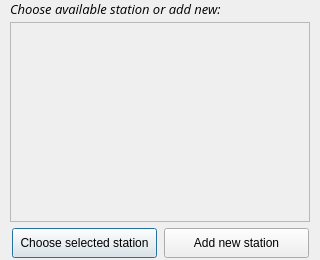
<?xml version="1.0" encoding="UTF-8"?>
<ui version="4.0">
 <class>Dialog</class>
 <widget class="QDialog" name="Dialog">
  <property name="geometry">
   <rect>
    <x>0</x>
    <y>0</y>
    <width>320</width>
    <height>260</height>
   </rect>
  </property>
  <property name="sizePolicy">
   <sizepolicy hsizetype="Fixed" vsizetype="Fixed">
    <horstretch>0</horstretch>
    <verstretch>0</verstretch>
   </sizepolicy>
  </property>
  <property name="minimumSize">
   <size>
    <width>320</width>
    <height>260</height>
   </size>
  </property>
  <property name="maximumSize">
   <size>
    <width>320</width>
    <height>260</height>
   </size>
  </property>
  <property name="windowTitle">
   <string>Dialog</string>
  </property>
  <widget class="QWidget" name="verticalLayoutWidget">
   <property name="geometry">
    <rect>
     <x>10</x>
     <y>0</y>
     <width>302</width>
     <height>259</height>
    </rect>
   </property>
   <layout class="QVBoxLayout" name="main_layout">
    <property name="spacing">
     <number>5</number>
    </property>
    <item>
     <widget class="QLabel" name="choose_station_text_label">
      <property name="sizePolicy">
       <sizepolicy hsizetype="Fixed" vsizetype="Fixed">
        <horstretch>0</horstretch>
        <verstretch>0</verstretch>
       </sizepolicy>
      </property>
      <property name="minimumSize">
       <size>
        <width>300</width>
        <height>15</height>
       </size>
      </property>
      <property name="maximumSize">
       <size>
        <width>300</width>
        <height>15</height>
       </size>
      </property>
      <property name="font">
       <font>
        <family>Open Sans</family>
        <pointsize>10</pointsize>
        <italic>true</italic>
       </font>
      </property>
      <property name="text">
       <string>Choose available station or add new:</string>
      </property>
     </widget>
    </item>
    <item>
     <widget class="QScrollArea" name="available_stations_scroll_area">
      <property name="sizePolicy">
       <sizepolicy hsizetype="Fixed" vsizetype="Fixed">
        <horstretch>0</horstretch>
        <verstretch>0</verstretch>
       </sizepolicy>
      </property>
      <property name="minimumSize">
       <size>
        <width>300</width>
        <height>200</height>
       </size>
      </property>
      <property name="maximumSize">
       <size>
        <width>300</width>
        <height>200</height>
       </size>
      </property>
      <property name="widgetResizable">
       <bool>true</bool>
      </property>
      <widget class="QWidget" name="scrollAreaWidgetContents">
       <property name="geometry">
        <rect>
         <x>0</x>
         <y>0</y>
         <width>298</width>
         <height>198</height>
        </rect>
       </property>
      </widget>
     </widget>
    </item>
    <item>
     <layout class="QHBoxLayout" name="buttons_layout">
      <item>
       <widget class="QPushButton" name="choose_selected_station_button">
        <property name="sizePolicy">
         <sizepolicy hsizetype="Fixed" vsizetype="Fixed">
          <horstretch>0</horstretch>
          <verstretch>0</verstretch>
         </sizepolicy>
        </property>
        <property name="minimumSize">
         <size>
          <width>145</width>
          <height>30</height>
         </size>
        </property>
        <property name="maximumSize">
         <size>
          <width>145</width>
          <height>30</height>
         </size>
        </property>
        <property name="text">
         <string>Choose selected station</string>
        </property>
       </widget>
      </item>
      <item>
       <widget class="QPushButton" name="add_new_station_button">
        <property name="sizePolicy">
         <sizepolicy hsizetype="Fixed" vsizetype="Fixed">
          <horstretch>0</horstretch>
          <verstretch>0</verstretch>
         </sizepolicy>
        </property>
        <property name="minimumSize">
         <size>
          <width>145</width>
          <height>30</height>
         </size>
        </property>
        <property name="maximumSize">
         <size>
          <width>145</width>
          <height>30</height>
         </size>
        </property>
        <property name="text">
         <string>Add new station</string>
        </property>
       </widget>
      </item>
     </layout>
    </item>
   </layout>
  </widget>
 </widget>
 <resources/>
 <connections/>
</ui>
